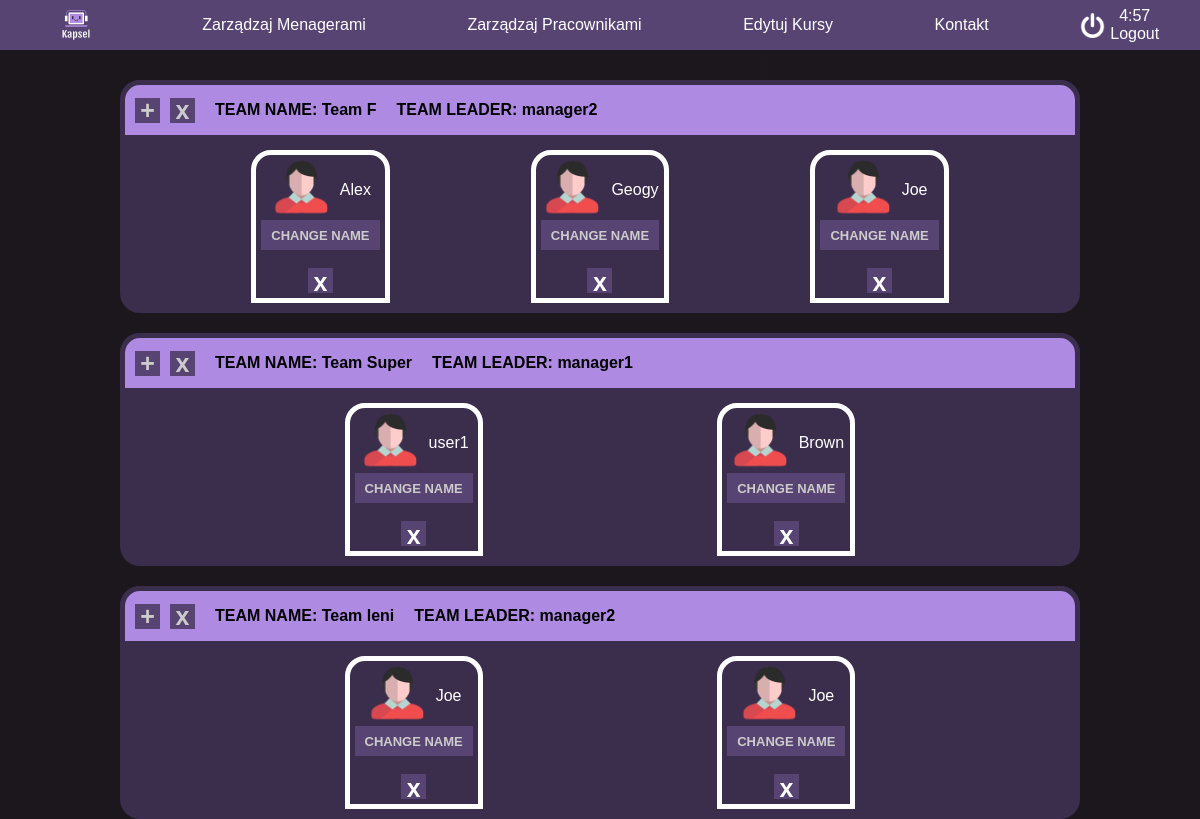
Page /manageUsers (signed in) on the committed database.
### tables this page shows
CREATE TABLE "users"
(
    id       integer
        primary key autoincrement,
    username text,
    role     text,
    password text,
    team_id  integer
);

CREATE TABLE teams
(
    id         integer
        constraint teams_pk
            primary key autoincrement,
    name       text,
    manager_id integer
);

### app.py (the view)
@app.route('/manageUsers')
def manage_users():
    session["localization"] = "manage_users"
    if not session.get("username"):
        return redirect("/login")
    if session.get("role") != 'manager' and session.get("role") != 'admin':
        abort(403)
    cursor.execute("SELECT username, team_id, id FROM users WHERE role=='user'")
    users = cursor.fetchall()
    teams = []
    cursor.execute("SELECT name, team_id FROM teams INNER JOIN users on teams.id=users.team_id WHERE role=='user'")
    teams = cursor.fetchall()
    cursor.execute("SELECT username, teams.id FROM users INNER JOIN teams on users.id=manager_id WHERE role=='manager'")
    managers = cursor.fetchall()
    teams2 = set(teams)
    teams = list(teams2)
    return render_template('manageUsers.html', users=users, teams=teams, managers=managers, role=session.get("role"))

### templates/manageUsers.html (shortened to what this page needs)
<!DOCTYPE html>
<html lang="pl-PL">
<head id="ctl00_Head1">
    <link rel="stylesheet" href="/static/style/style.css">
    <link rel="stylesheet" href="/static/style/nav.css">
    <link rel="stylesheet" href="/static/style/manageUsers.css">
</head>
<body class="CacheDetailsPage">
    {% include 'navbar.html' %}
    <div id="content">
        {% for i in teams %}
        <div class="teamContainer">
            {% for j in managers %}
            {% if i[1] == j[1] %}
                <div class="teamNav">
                    <button id="addUser" ><p class="plas">+</p></button>
                    <button id="deleteTeam" onclick="dump({{j[1]}})"><p class="plas">x</p></button>
                    <p>TEAM NAME: {{ i[0] }}</p>
                    <p>TEAM LEADER: {{ j[0] }}</p>
                </div>
                {% endif %}
            {% endfor %}
            <div class="teamContent">
                {% for j in users %}
                    {% if i[1]==j[1] %}
                    <div class="teamUser">
                        <div class="teamUserNav">
                        <div class="teamUserIcon"></div>
                            <div class="teamUserP"><p class="teamUserP">{{j[0]}}</p></div>
                            </div>
                        <p id="changeName" class="plas">CHANGE NAME</p>
                        <br>
                       <button id="deleteUser" ><a href="{{ url_for('deleteUser', user_id=j[2]) }}"><p class="plas">x</p></a></button>
                    </div>
                    {% endif %}
                {% endfor %}
            </div>
        </div>
        {% endfor %}
    </div>
</body>
</html>

### static/style/style.css (style rules this page uses)
* { margin:0; padding: 0; box-sizing: border-box; }
html, body { font-family: Helvetica, sans-serif; height: 100%; background-image: linear-gradient(rgba(19,14,20,0.8), rgba(19,14,20,0.8)), url(../icon/new-york-1745089_1920.jpg); background-position: center; background-size: cover; background-attachment: fixed; }
#content { color: rgba(0, 0, 0, 0); display: flex; flex-direction: column; align-items: center; padding-top: 60px; width: 100vw; height: 100vh; transition-duration: .3s; }

### static/style/nav.css (style rules this page uses)
* { margin:0; padding: 0; box-sizing: border-box; }
a { text-decoration: none; color:var(--white); }

### static/style/manageUsers.css (style rules this page uses)
.teamContainer { width:80vw; color: black; height: fit-content; background-color: var(--bg); border-radius: 20px; margin-top: 20px; height: fit-content; }
.teamNav { width:80vw; height: 60px; background-color: var(--details); border: 5px solid var(--bg); border-radius: 20px 20px 0px 0px; display: flex; align-items: center; }
.teamContent { width: 100%; display: flex; flex-direction: row; flex-wrap: wrap; justify-content: space-evenly; }
.teamUser { border-radius: 20px 20px 0px 0px; padding: 5px; border: 5px solid var(--white); margin: 10px; display: flex; flex-direction: column; justify-content: center; align-items: center; }
.teamUserNav { display: flex; flex-direction: row; color: white; }
.teamUserIcon { background-image: url(/static/icon/icon_user.png); width:60px; height:60px; background-repeat: no-repeat; background-size: cover; }
.teamUserP { display: flex; align-items: center; text-align: center; margin-left: 5px; }
#addUser, #changeName { margin-left: 10px; width: 25px; height: 25px; font-weight: bold; font-size: 25px; background-color: var(--secbg); color: #ccc; border: none; transition-duration: .3s; }
#addUser>.plas, #changeName>.plas { transform: translateY(-2px); display: flex; align-items: center; justify-content: center; width: 100%; }
#changeName { display: flex; align-items: center; justify-content: center; width: 100%; margin-right: 10px; height: 30px; font-weight: bold; font-size: 13px; background-color: var(--secbg); color: #ccc; border: none; transition-duration: .3s; }
#deleteUser, #deleteTeam { width: 100%; margin-right: 10px; margin-left: 10px; width: 25px; height: 25px; font-weight: bold; font-size: 25px; background-color: var(--secbg); color: #ccc; border: none; transition-duration: .3s; }
#deleteUser>.plas, #deleteTeam>.plas { width: 100%; transform: translateY(-2px); }
.teamNav p:not(.plas) { margin: 0; font-weight: bold; margin: 10px; }

### static/style/root.css (style rules this page uses)
:root { --bg: #3b2d4c; --white: white; --secbg: #584472; --details: #af8ae2; --dark: #191420; }

### rows in the picture
users: username "Alex"
users: username "manager2"
teams: name "Team F"
users: username "Geogy"
users: username "Joe"
users: username "user1"
users: username "manager1"
teams: name "Team Super"
users: username "Brown"
users: username "Joe"
teams: name "Team leni"
users: username "Joe"
